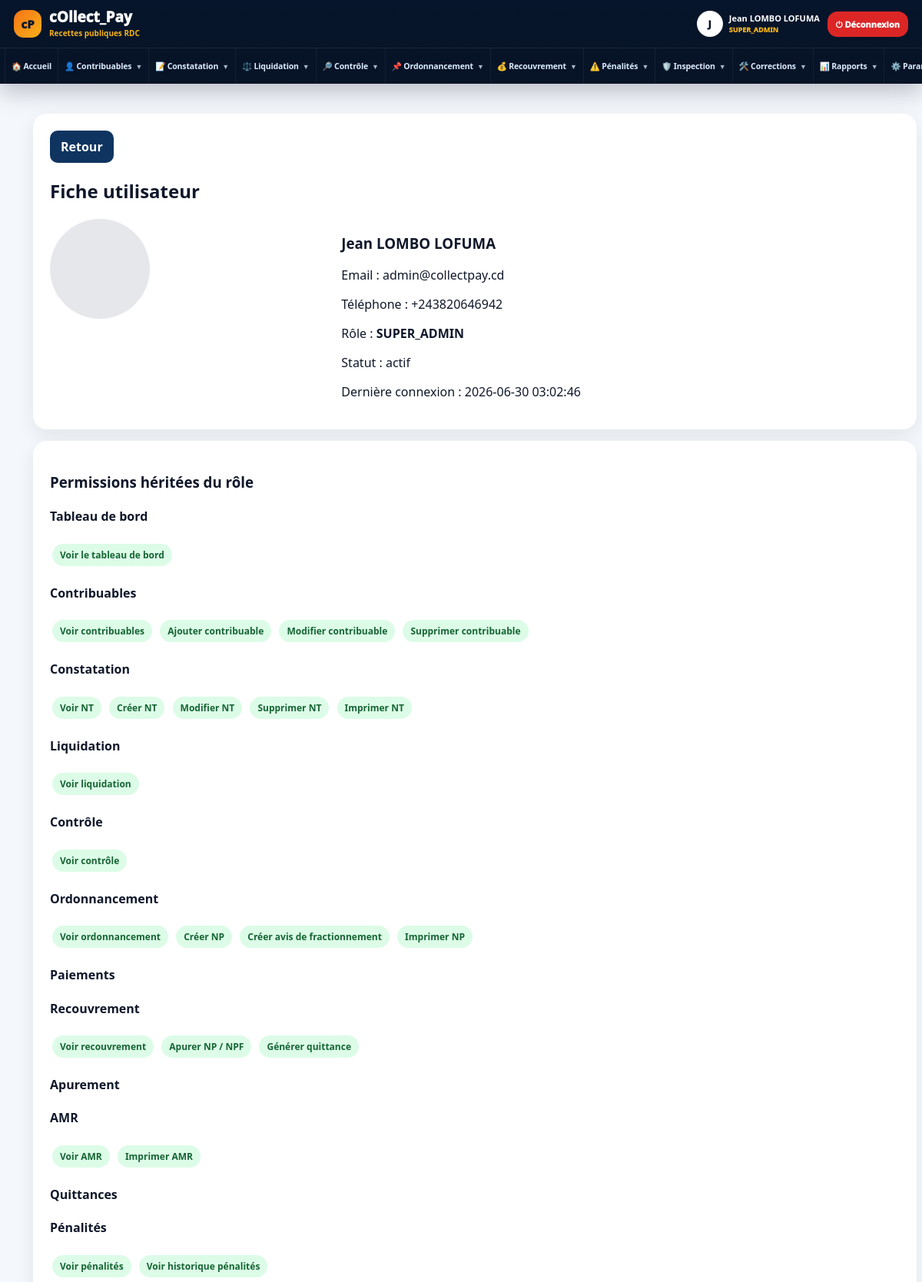
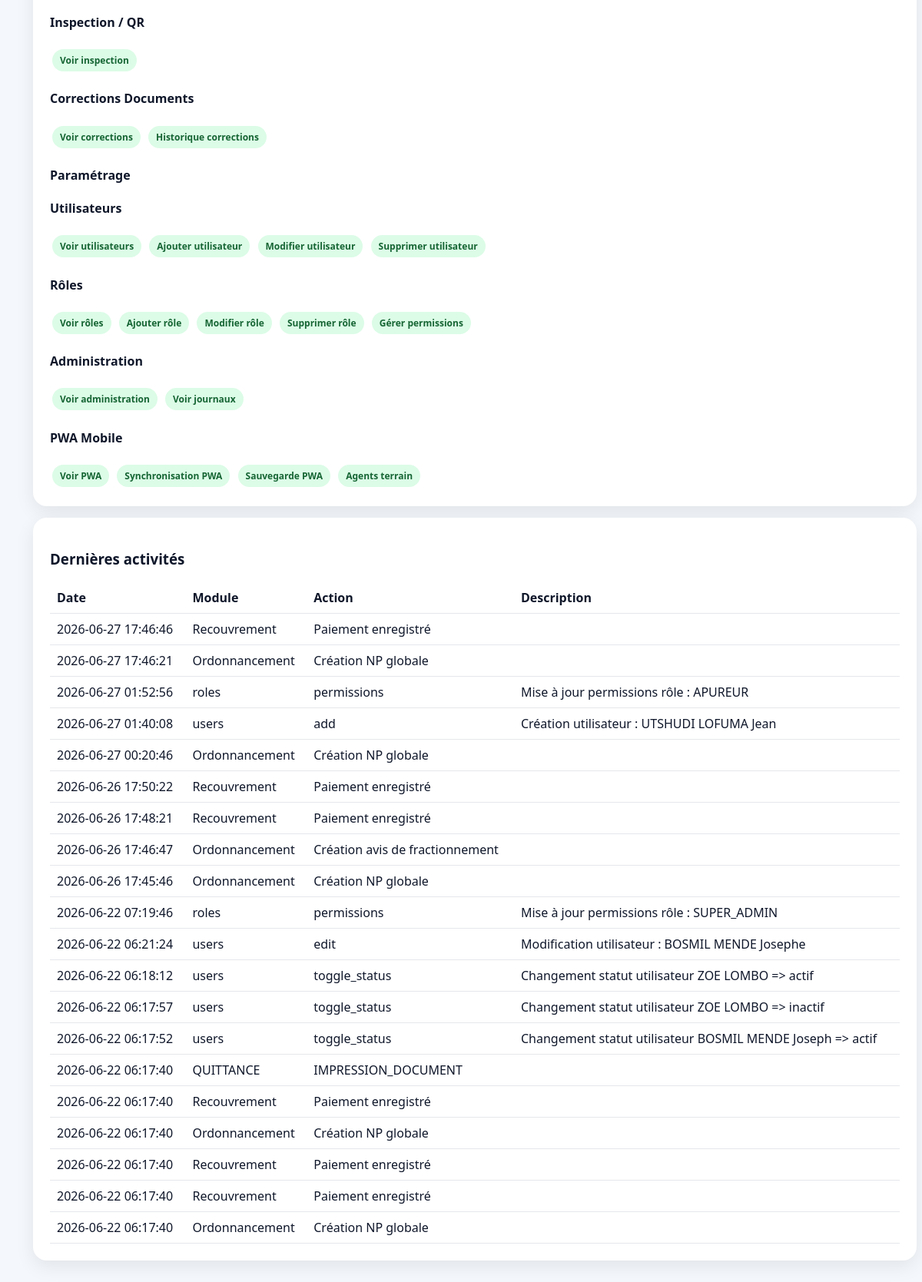
Screenshot of /users/view.php?id=3 (signed in) with the database file from the repository (2 pictures, top to bottom).
### tables this page shows
CREATE TABLE `users` (
  `id` int(11) NOT NULL,
  `nom` varchar(150) NOT NULL,
  `email` varchar(150) NOT NULL,
  `telephone` varchar(50) DEFAULT NULL,
  `photo` varchar(255) DEFAULT NULL,
  `statut` enum('actif','inactif') DEFAULT 'actif',
  `derniere_connexion` datetime DEFAULT NULL,
  `password` text NOT NULL,
  `role_id` int(11) DEFAULT NULL,
  `province_id` int(11) DEFAULT NULL,
  `centre_id` int(11) DEFAULT NULL,
  `service_id` int(11) DEFAULT NULL,
  `niveau` enum('centre','province','national') DEFAULT 'centre',
  `actif` tinyint(1) DEFAULT 1,
  `created_at` timestamp NOT NULL DEFAULT current_timestamp(),
  `updated_at` datetime DEFAULT NULL
);

CREATE TABLE `roles` (
  `id` int(11) NOT NULL,
  `nom_role` varchar(80) NOT NULL,
  `description` text DEFAULT NULL,
  `statut` enum('actif','inactif') DEFAULT 'actif',
  `created_at` timestamp NOT NULL DEFAULT current_timestamp(),
  `updated_at` datetime DEFAULT NULL
);

CREATE TABLE `audit_logs` (
  `id` int(11) NOT NULL,
  `user_id` int(11) DEFAULT NULL,
  `action` text NOT NULL,
  `description` text DEFAULT NULL,
  `module` varchar(100) DEFAULT NULL,
  `reference_document` varchar(150) DEFAULT NULL,
  `details` text DEFAULT NULL,
  `table_modifiee` varchar(100) DEFAULT NULL,
  `reference_id` int(11) DEFAULT NULL,
  `ancienne_valeur` longtext DEFAULT NULL CHECK (json_valid(`ancienne_valeur`)),
  `nouvelle_valeur` longtext DEFAULT NULL CHECK (json_valid(`nouvelle_valeur`)),
  `ip_address` varchar(100) DEFAULT NULL,
  `user_agent` text DEFAULT NULL,
  `date_action` timestamp NOT NULL DEFAULT current_timestamp(),
  `created_at` timestamp NOT NULL DEFAULT current_timestamp()
);

### auth/permissions.php (called while the page is built, shortened)
<?php
if (!function_exists('cpPermTableExists')) {
    function cpPermTableExists(PDO $db, string $table): bool
    {
        try {
            $stmt = $db->prepare("SHOW TABLES LIKE ?");
            $stmt->execute([$table]);
            return (bool)$stmt->fetch(PDO::FETCH_NUM);
        } catch (Throwable $e) {
            return false;
        }
    }
}
if (!function_exists('cpPermColumns')) {
    function cpPermColumns(PDO $db, string $table): array
    {
        try {
            $stmt = $db->query("SHOW COLUMNS FROM `$table`");
            return array_column($stmt->fetchAll(PDO::FETCH_ASSOC), 'Field');
        } catch (Throwable $e) {
            return [];
        }
    }
}
if (!function_exists('cpEnsurePermissionsTable')) {
    function cpEnsurePermissionsTable(PDO $db): void
    {
        if (!cpPermTableExists($db, 'permissions')) {
            $db->exec("
                CREATE TABLE IF NOT EXISTS permissions (
                    id INT AUTO_INCREMENT PRIMARY KEY,
                    role_id INT NOT NULL,
                    module VARCHAR(100) NOT NULL,
                    action VARCHAR(100) NOT NULL,
                    autorise TINYINT(1) NOT NULL DEFAULT 0,
                    created_at TIMESTAMP DEFAULT CURRENT_TIMESTAMP,
                    UNIQUE KEY uniq_role_module_action (role_id, module, action)
                )
            ");
        }
    }
}
if (!function_exists('getRolePermissions')) {
    function getRolePermissions(int $roleId): array
    {
        try {
            $db = cpDb();
            cpEnsurePermissionsTable($db);
            $cols = cpPermColumns($db, 'permissions');
            $roleCol = in_array('role_id', $cols, true) ? 'role_id' : null;
            $moduleCol = in_array('module', $cols, true) ? 'module' : null;
            $actionCol = in_array('action', $cols, true) ? 'action' : null;
            $allowedCol = null;
            foreach (['autorise', 'allowed', 'value', 'statut'] as $c) {
                if (in_array($c, $cols, true)) {
                    $allowedCol = $c;
                    break;
                }
            }
            $stmt = $db->prepare("
                SELECT `$moduleCol` AS module, `$actionCol` AS action, `$allowedCol` AS autorise
                FROM permissions
                WHERE `$roleCol` = ?
            ");
            $stmt->execute([$roleId]);
            $out = [];
            foreach ($stmt->fetchAll(PDO::FETCH_ASSOC) as $row) {
                $module = (string)($row['module'] ?? '');
                $action = (string)($row['action'] ?? '');
                $value = $row['autorise'] ?? 0;
                $out[$module][$action] = (int)$value;
            }
            return $out;
        } catch (Throwable $e) {
            return [];
        }
    }
}

### users/view.php (the view, shortened to what this page needs)
<?php
require_once "../auth/check_auth.php";
require_once "../auth/permissions.php";
$db = cpDb();
$id = isset($_GET['id']) ? (int)$_GET['id'] : 0;
$stmt = $db->prepare("
    SELECT u.*, r.nom_role
    FROM users u
    LEFT JOIN roles r ON r.id = u.role_id
    WHERE u.id = ?
    LIMIT 1
");
$stmt->execute([$id]);
$user = $stmt->fetch(PDO::FETCH_ASSOC);
$perms = getRolePermissions((int)($user['role_id'] ?? 0));
$matrix = collectPayPermissionMatrix();
$stmtLogs = $db->prepare("
    SELECT *
    FROM audit_logs
    WHERE user_id = ?
    ORDER BY id DESC
    LIMIT 20
");
$stmtLogs->execute([$id]);
$logs = $stmtLogs->fetchAll(PDO::FETCH_ASSOC);
?>
<!doctype html>
<html lang="fr">
<head>
</head>
<body>
<?php require_once "../includes/sidebar.php"; ?>
<main class="cp-main">
<div class="content">
<div class="card">
    <a class="btn" href="index.php">Retour</a>
    <h2>Fiche utilisateur</h2>
    <div class="grid">
        <div>
            <?php if(!empty($user['photo'])): ?>
                <img class="avatar" src="../uploads/users/<?= htmlspecialchars($user['photo']) ?>">
            <?php else: ?>
                <div class="avatar"></div>
            <?php endif; ?>
        </div>
        <div>
            <h3><?= htmlspecialchars($user['nom'] ?? '-') ?></h3>
            <p>Email : <?= htmlspecialchars($user['email'] ?? '-') ?></p>
            <p>Téléphone : <?= htmlspecialchars($user['telephone'] ?? '-') ?></p>
            <p>Rôle : <strong><?= htmlspecialchars($user['nom_role'] ?? '-') ?></strong></p>
            <p>Statut : <?= htmlspecialchars($user['statut'] ?? '-') ?></p>
            <p>Dernière connexion : <?= htmlspecialchars($user['derniere_connexion'] ?? '-') ?></p>
        </div>
    </div>
</div>
<div class="card">
<h3>Permissions héritées du rôle</h3>
<?php foreach($matrix as $module => $info): ?>
    <h4><?= htmlspecialchars($info['label']) ?></h4>
    <?php foreach($info['actions'] as $action => $label): ?>
        <?php if(isset($perms[$module][$action]) && (int)$perms[$module][$action] === 1): ?>
            <span class="perm"><?= htmlspecialchars($label) ?></span>
        <?php endif; ?>
    <?php endforeach; ?>
<?php endforeach; ?>
</div>
<div class="card">
<h3>Dernières activités</h3>
<table>
<tr>
    <th>Date</th>
    <th>Module</th>
    <th>Action</th>
    <th>Description</th>
</tr>
<?php foreach($logs as $l): ?>
<tr>
    <td><?= htmlspecialchars($l['created_at']) ?></td>
    <td><?= htmlspecialchars($l['module']) ?></td>
    <td><?= htmlspecialchars($l['action']) ?></td>
    <td><?= htmlspecialchars($l['description']) ?></td>
</tr>
<?php endforeach; ?>
</table>
</div>
</div>
</main>
</body>
</html>

### users/view.php (style rules this page uses)
body { margin:0;background:#f8fafc;font-family:Arial,sans-serif }
.content { padding:25px }
.card { background:white;border-radius:18px;padding:22px;margin-bottom:15px;box-shadow:0 8px 25px rgba(0,0,0,.08) }
.grid { display:grid;grid-template-columns:1fr 2fr;gap:16px }
.avatar { width:130px;height:130px;border-radius:50%;object-fit:cover;background:#e5e7eb }
.perm { display:inline-block;background:#dcfce7;color:#166534;padding:6px 10px;border-radius:999px;margin:3px;font-weight:800;font-size:12px }
table { width:100%;border-collapse:collapse }
td,th { padding:9px;border-bottom:1px solid #e5e7eb;text-align:left }
.btn { display:inline-block;padding:10px 14px;border-radius:10px;background:#0f3460;color:white;text-decoration:none;font-weight:800 }

### includes/sidebar.php (style rules this page uses)
:root { --cp-navy:#06152b;--cp-blue:#0f3460;--cp-gold:#f6b21a;--cp-bg:#f4f7fb;--cp-border:#e5e7eb;--cp-text:#0f172a;--cp-muted:#64748b }
html,body { margin:0!important;padding:0!important;background:var(--cp-bg)!important;font-family:'Segoe UI',Arial,sans-serif!important;color:var(--cp-text)!important;overflow-x:hidden!important }
.main-content,.cp-main,main { margin-left:0!important;width:100%!important;max-width:100%!important;min-height:100vh!important;padding:0 18px 26px!important }

### rows the page displays
users: nom "Jean LOMBO LOFUMA", email "admin@collectpay.cd", telephone "+243820646942", role.nom_role "SUPER_ADMIN", statut "actif", derniere_connexion "2026-06-30 03:02:46"
audit_logs: created_at "2026-06-27 17:46:46", module "Recouvrement", action "Paiement enregistré"
audit_logs: created_at "2026-06-27 17:46:21", module "Ordonnancement", action "Création NP globale"
audit_logs: created_at "2026-06-27 01:52:56", module "roles", action "permissions", description "Mise à jour permissions rôle : APUREUR"
audit_logs: created_at "2026-06-27 01:40:08", module "users", action "add", description "Création utilisateur : UTSHUDI LOFUMA Jean"
audit_logs: created_at "2026-06-27 00:20:46", module "Ordonnancement", action "Création NP globale"
audit_logs: created_at "2026-06-26 17:50:22", module "Recouvrement", action "Paiement enregistré"
audit_logs: created_at "2026-06-26 17:48:21", module "Recouvrement", action "Paiement enregistré"
audit_logs: created_at "2026-06-26 17:46:47", module "Ordonnancement", action "Création avis de fractionnement"
audit_logs: created_at "2026-06-26 17:45:46", module "Ordonnancement", action "Création NP globale"
audit_logs: created_at "2026-06-22 07:19:46", module "roles", action "permissions", description "Mise à jour permissions rôle : SUPER_ADMIN"
audit_logs: created_at "2026-06-22 06:21:24", module "users", action "edit", description "Modification utilisateur : BOSMIL MENDE Josephe"
audit_logs: created_at "2026-06-22 06:18:12", module "users", action "toggle_status", description "Changement statut utilisateur ZOE LOMBO => actif"
audit_logs: created_at "2026-06-22 06:17:57", module "users", action "toggle_status", description "Changement statut utilisateur ZOE LOMBO => inactif"
audit_logs: created_at "2026-06-22 06:17:52", module "users", action "toggle_status", description "Changement statut utilisateur BOSMIL MENDE Joseph => actif"
audit_logs: created_at "2026-06-22 06:17:40", module "QUITTANCE", action "IMPRESSION_DOCUMENT"
audit_logs: created_at "2026-06-22 06:17:40", module "Recouvrement", action "Paiement enregistré"
audit_logs: created_at "2026-06-22 06:17:40", module "Ordonnancement", action "Création NP globale"
audit_logs: created_at "2026-06-22 06:17:40", module "Recouvrement", action "Paiement enregistré"
audit_logs: created_at "2026-06-22 06:17:40", module "Recouvrement", action "Paiement enregistré"
audit_logs: created_at "2026-06-22 06:17:40", module "Ordonnancement", action "Création NP globale"

### other values shown
substr($nom,0,1) "J"
$nom "Jean LOMBO LOFUMA"
$role "SUPER_ADMIN"
$info['label'] "Tableau de bord"
$label "Voir le tableau de bord"
$info['label'] "Contribuables"
$label "Voir contribuables"
$label "Ajouter contribuable"
$label "Modifier contribuable"
$label "Supprimer contribuable"
$info['label'] "Constatation"
$label "Voir NT"
$label "Créer NT"
$label "Modifier NT"
$label "Supprimer NT"
